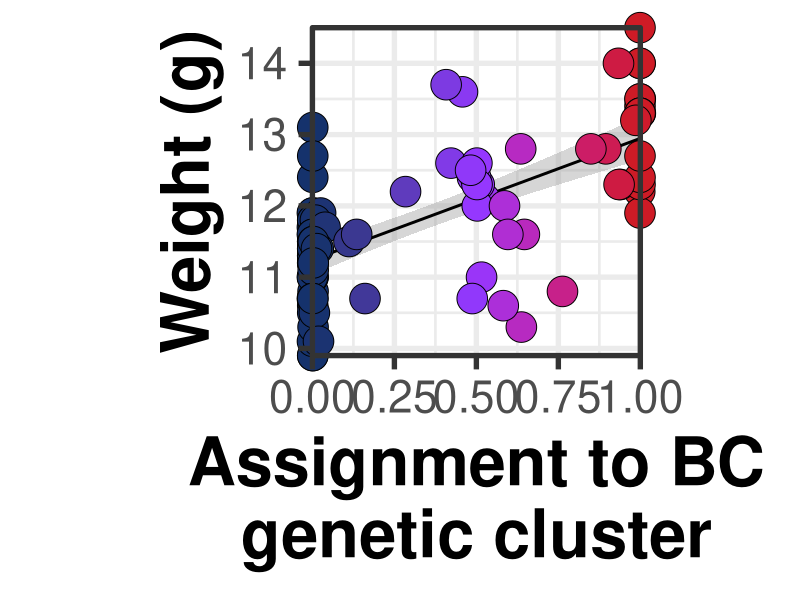
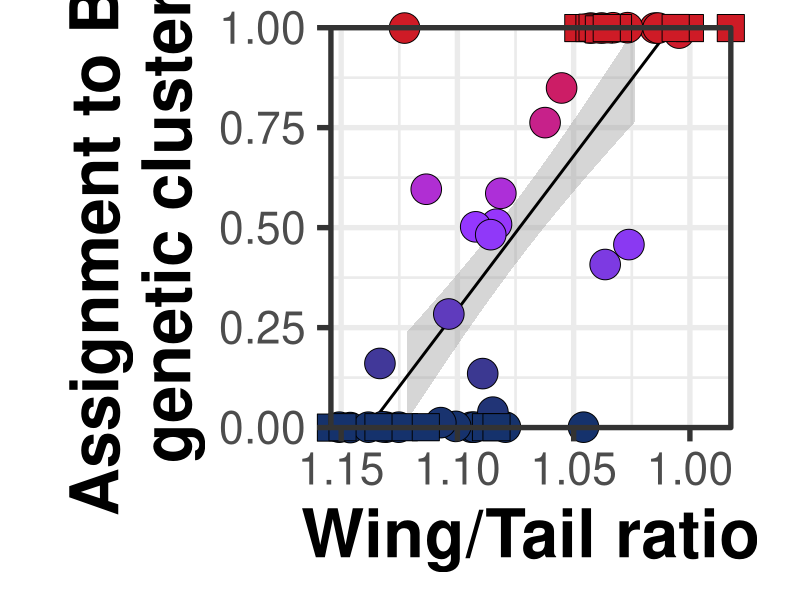
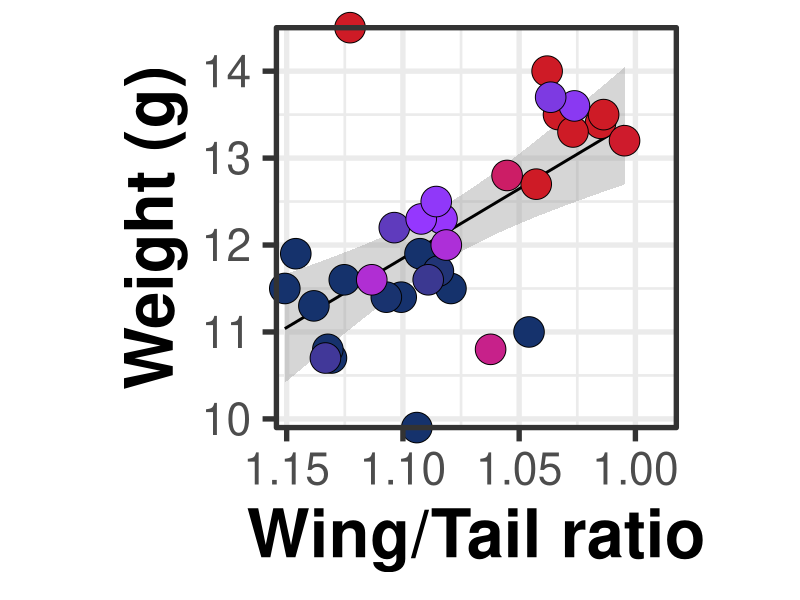

Recreate these plots in R, in order.
# This code creates Fig. 5 (plotting and calculating correlations of average 
# assignment to black-capped chickadee genetic cluster, weight (g) and 
# wing/tail ratio) in the main manuscript of Alexander et al.

# 1. Loading required library
library(tidyverse)

# 2. Setwd
setwd("chickadee/output/")

# 3. Reading in data (tab delimited), dropping last blank row
temp <- read_tsv("../data/Table_S1.txt")
temp <- temp[1:165,]

# 4. Plot and rsq for Weight vs cluster assignment. Saved plot as 1000 pixels in width.
# Fig_5_weight_cluster.png in output folder
ggplot(temp,aes(y=Weight,x=BC_genetic_cluster_assignment,fill=BC_genetic_cluster_assignment,shape=Sampling_period),color="black") + 
  geom_smooth(method = "lm",color="black") +
  geom_point(size=10) +  
  scale_x_continuous(limits=c(0,1),expand = c(0, 0),name = str_wrap("Assignment to BC genetic cluster",width=20)) + 
  scale_y_continuous(expand = c(0, 0),name=str_wrap("Weight (g)", width=20))  + 
  scale_fill_gradientn(colors=c("#15326C","#9437FF","#CE1B26")) + 
  scale_shape_manual(values = c(21,22,23,24)) +
  theme_bw(base_size = 40) +
  theme(aspect.ratio = 1) +
  theme(legend.position = "none") +
  coord_cartesian(clip = 'off') + 
  theme(axis.title=element_text(size=48,face="bold"))

temptemp <- temp %>% 
  filter(!is.na(Weight)) %>% filter(!is.na(BC_genetic_cluster_assignment)) %>% 
  select(Weight,BC_genetic_cluster_assignment) 

cor(temptemp[,1],temptemp[,2])^2

# 5. Plot and rsq for Wing/Tail ratio vs cluster assignment. Saved plot as 1000 pixels in width.
# Fig_5_cluster_wingtailratio.png in output folder
tempwingtail <- temp %>% 
  mutate(Tail=as.numeric(Tail)) %>% 
  filter(!is.na(Wing)) %>% 
  filter(!is.na(Tail)) %>%  
  filter(!is.na(BC_genetic_cluster_assignment)) %>% 
  mutate(Wing_Tail_Ratio=(Wing/Tail))
    
ggplot(tempwingtail,aes(x=Wing_Tail_Ratio,y=BC_genetic_cluster_assignment,fill=BC_genetic_cluster_assignment),color="black") + 
      geom_smooth(method = "lm",color="black") +
      geom_point(tempwingtail,size=10,mapping=aes(shape=Sampling_period)) +  
      scale_x_reverse(expand = c(0, 0),name = str_wrap("Wing/Tail ratio",width=20)) + 
      scale_y_continuous(limits=c(0,1),expand = c(0, 0),name=str_wrap("Assignment to BC genetic cluster", width=20))  + 
      scale_fill_gradientn(colors=c("#15326C","#9437FF","#CE1B26")) + 
      scale_shape_manual(values = c(21,22,23,24)) +
      theme_bw(base_size = 40) +
      theme(aspect.ratio = 1) +
      theme(legend.position = "none") +
      coord_cartesian(clip = 'off') + 
      theme(axis.title=element_text(size=48,face="bold"))

cor(tempwingtail$Wing_Tail_Ratio,tempwingtail$BC_genetic_cluster_assignment)^2    

# 6. Plot and rsq for Wing/Tail ratio vs Weight. Saved plot as 1000 pixels in width.
# Fig_5_weight_wingtailratio.png in output folder
ggplot(tempwingtail,aes(x=Wing_Tail_Ratio,y=Weight,fill=BC_genetic_cluster_assignment),color="black") + 
  geom_smooth(method = "lm",color="black") +
  geom_point(tempwingtail,size=10,mapping=aes(shape=Sampling_period)) +  
  scale_x_reverse(expand = c(0, 0),name = str_wrap("Wing/Tail ratio",width=20)) + 
  scale_y_continuous(expand = c(0, 0),name=str_wrap("Weight (g)", width=20))  + 
  scale_fill_gradientn(colors=c("#15326C","#9437FF","#CE1B26")) + 
  scale_shape_manual(values = c(21,22,23,24)) +
  theme_bw(base_size = 40) +
  theme(aspect.ratio = 1) +
  theme(legend.position = "none") +
  coord_cartesian(clip = 'off') + 
  theme(axis.title=element_text(size=48,face="bold"))

tempwingtail <- tempwingtail %>% 
  filter(!is.na(Weight))

cor(tempwingtail$Wing_Tail_Ratio,tempwingtail$Weight)^2  

# Manually arranged these plots in ppt/illustrator along with rsq

sessionInfo()
#R version 3.5.1 (2018-07-02)
#Platform: x86_64-apple-darwin15.6.0 (64-bit)
#Running under: macOS Sierra 10.12.6
#
#Matrix products: default
#BLAS: /System/Library/Frameworks/Accelerate.framework/Versions/A/Frameworks/vecLib.framework/Versions/A/libBLAS.dylib
#LAPACK: /Library/Frameworks/R.framework/Versions/3.5/Resources/lib/libRlapack.dylib
#
#locale:
#  [1] en_NZ.UTF-8/en_NZ.UTF-8/en_NZ.UTF-8/C/en_NZ.UTF-8/en_NZ.UTF-8
#
#attached base packages:
#  [1] stats     graphics  grDevices utils     datasets  methods   base     
#
#other attached packages:
#  [1] bindrcpp_0.2.2     forcats_0.3.0      stringr_1.3.1      dplyr_0.7.8        purrr_0.3.0        readr_1.3.1       
#[7] tidyr_0.8.2        tibble_2.0.1       ggplot2_3.1.0.9000 tidyverse_1.2.1   
#
#loaded via a namespace (and not attached):
#  [1] Rcpp_1.0.1       cellranger_1.1.0 pillar_1.3.1     compiler_3.5.1   bindr_0.1.1      tools_3.5.1      jsonlite_1#.6    
#[8] lubridate_1.7.4  nlme_3.1-137     gtable_0.2.0     lattice_0.20-38  pkgconfig_2.0.2  rlang_0.3.1      cli_1.0.1       
#[15] rstudioapi_0.9.0 yaml_2.2.0       haven_2.0.0      withr_2.1.2      xml2_1.2.0       httr_1.4.0       generics_0.0.2  
#[22] hms_0.4.2        grid_3.5.1       tidyselect_0.2.5 glue_1.3.0       R6_2.3.0         fansi_0.4.0      readxl_1.2.0    
#[29] modelr_0.1.2     magrittr_1.5     backports_1.1.3  scales_1.0.0     rvest_0.3.2      assertthat_0.2.0 colorspace_1.4-0
#[36] labeling_0.3     utf8_1.1.4       stringi_1.2.4    lazyeval_0.2.1   munsell_0.5.0    broom_0.5.1      crayon_1.3.4 
